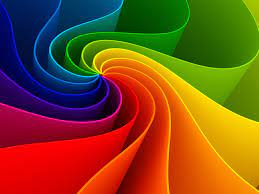
#> input picture img.jpeg, 259 x 194 px
$ python thresholding.py
#> lines starting #> are read from the running program, lines starting #| are printed output that depends on the picture; after the words box and inside, x2 and y2 are one past the last pixel; in counts of white or black regions, pixels touching at a corner belong together
import cv2
import numpy as np


def empty_callback(value):
    pass


img = cv2.imread('img.jpeg')
#> img is the input picture: shape (194, 259, 3); mean B, G, R 27.4, 75.9, 125.2
img_gs = cv2.cvtColor(img, cv2.COLOR_BGR2GRAY)
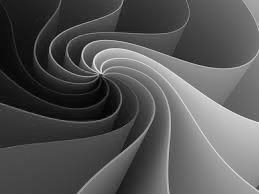
#> img_gs: shape (194, 259); min 2, max 232, mean 85.1
cv2.namedWindow('window1')
cv2.createTrackbar('Threshold', 'window1', 0, 255, empty_callback)
cv2.setTrackbarPos('Threshold', 'window1', 120)
cv2.createTrackbar('Threshold Type', 'window1', 0, 4, empty_callback)

while True:
    type = cv2.getTrackbarPos('Threshold Type', 'window1')
    if type == 0:
        ttype = cv2.THRESH_BINARY
    elif type == 1:
        ttype = cv2.THRESH_BINARY_INV
    elif type == 2:
        ttype = cv2.THRESH_TRUNC
    elif type == 3:
        ttype = cv2.THRESH_TOZERO
    elif type == 4:
        ttype = cv2.THRESH_TOZERO_INV

    threshold = cv2.getTrackbarPos('Threshold', 'window1')
    ret, thresh = cv2.threshold(img_gs, threshold, 255, ttype)
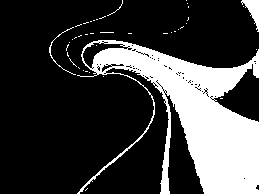
#> thresh: shape (194, 259); 23.9% white; 41 white regions (37 under 20 px), largest, box (x1, y1, x2, y2) and area: (77, 40, 259, 194) 11549, (241, 0, 259, 32) 258, (49, 27, 76, 75) 79, (107, 0, 123, 16) 22
#> ret = 120
    cv2.imshow('window1', thresh)
    key = cv2.waitKey(10)
#> (key Esc is pressed here)
    if key == 27:
        cv2.destroyAllWindows()
        break

$ run again, with cube.jpeg copied over img.jpeg
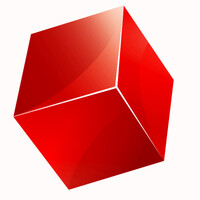
#> input picture cube.jpeg, 200 x 200 px
#> img is the input picture: shape (200, 200, 3); mean B, G, R 127.6, 130.2, 230.4
#> `img_gs = cv2.cvtColor(img, cv2.COLOR_BGR2GRAY)`:
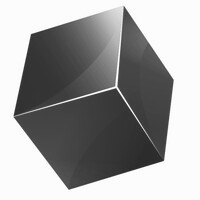
#> img_gs: shape (200, 200); min 39, max 255, mean 159.8
#> `ret, thresh = cv2.threshold(img_gs, threshold, 255, ttype)`:
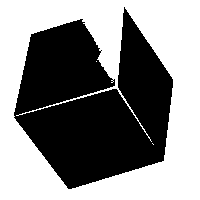
#> thresh: shape (200, 200); 52.8% white; 1 black region, box (x1, y1, x2, y2) and area: (14, 7, 173, 189) 18888
#> ret = 120
